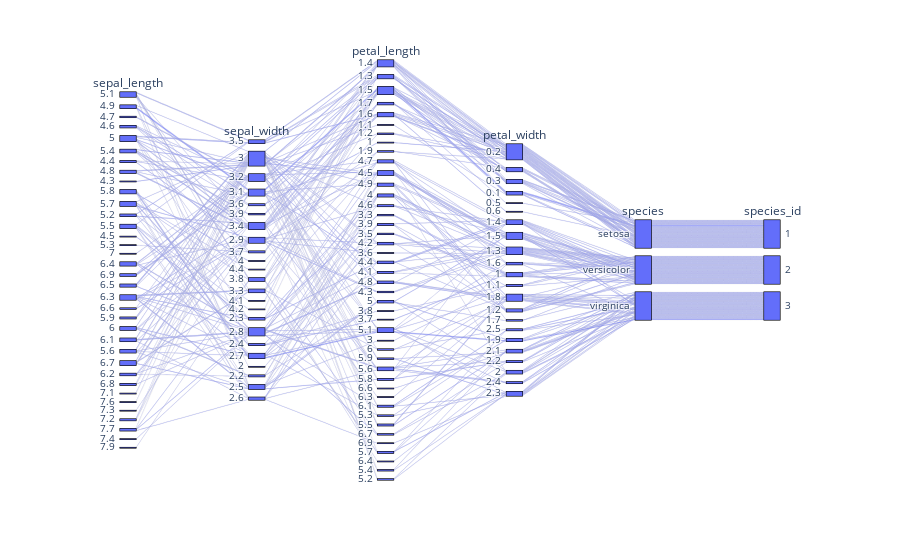

The cell this chart's notebook holds for it:
### Code cell
fig = px.parallel_categories(df)
fig.show()

### Figure 1 — Plotly figure (JSON) as saved in the notebook; plotly's stock layout.template omitted (floating-point values rounded to 4 significant figures; data arrays with more than 128 entries replaced by an {"elided": "..."} marker saying what was removed)
{"data": [{"dimensions": [{"label": "sepal_length", "values": {"elided": "150 float values"}}, {"label": "sepal_width", "values": {"elided": "150 float values"}}, {"label": "petal_length", "values": {"elided": "150 float values"}}, {"label": "petal_width", "values": {"elided": "150 float values"}}, {"label": "species", "values": {"elided": "150 str values"}}, {"label": "species_id", "values": {"elided": "150 int values"}}], "domain": {"x": [0, 1], "y": [0, 1]}, "name": "", "type": "parcats"}], "layout": {"legend": {"tracegroupgap": 0}, "margin": {"t": 60}}}
